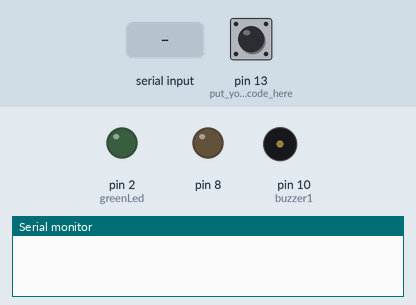
The sketch below on a simulated Arduino Uno, built with avr-gcc and run on an emulated ATmega328P. Parts: output pins drawn as LEDs (lit = HIGH), buzzer (waves = sounding, pin HIGH), the last lines printed to the serial monitor. Dashed ring = blinking. The inputs (shaded band) are chosen by the test bench; at power-on: pin 13 (put_your_setup_code_here) LOW.

Above: at 1.2 s.
1.3 s: "1" received over Serial
3.8 s: pin 13 (put_your_setup_code_here) pulled HIGH for 1 s
At 4.7 s:
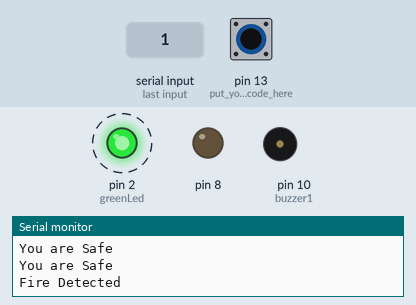
7.3 s: pin 13 (put_your_setup_code_here) pulled HIGH for 3.2 s
At 8.7 s:
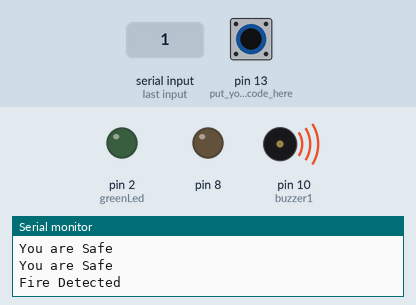
Timing chart, 0 to 12.3 s (numbered marks = the images above; inputs shaded):
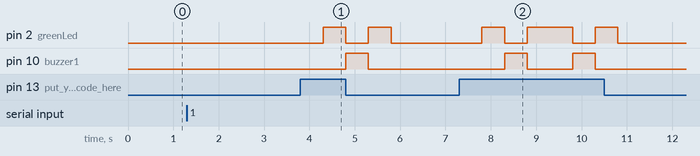

Measured:
- after the input at 3.8 s, pin 2 (greenLed): alternates HIGH for 0.50 s and LOW for 0.50 s, 4 changes in all, then stays LOW, starting after 0.50 s; pin 10 (buzzer1): LOW → HIGH after 1.0 s, → LOW 0.50 s later
- after the input at 7.3 s, pin 2 (greenLed): goes HIGH 0.50 s, LOW 0.50 s, HIGH 1.0 s, LOW 0.50 s, HIGH 0.50 s, then LOW, starting after 0.50 s; pin 10 (buzzer1): alternates HIGH for 0.50 s and LOW for 1.0 s, 4 changes in all, then stays LOW, starting after 1.0 s

The sketch:

IOT_Based_Fire_Alram_Final_Year_Project.ino
```cpp
int gasPin = 13;
#define buzzer1 10
#define greenLed 2
int gasVal=156;
String readString1="You are Safe";
String readString2="Fire Detected";
void setup() {
 Serial.begin(9600);
 pinMode(8, OUTPUT);
 pinMode(buzzer1, OUTPUT);
 pinMode(greenLed, OUTPUT);
 pinMode(13,INPUT);// put your setup code here, to run once:
 }

void loop() {
  // put your main code here, to run repeatedly:
 if(Serial.available()>0)
   {
 bool data = digitalRead(13);
//  bool data = bool(Serial.read()); // reading the data received from the bluetooth module
  switch (data) {
  case LOW:
    Serial.println(readString1);
    digitalWrite(greenLed,LOW);
    digitalWrite(buzzer1,LOW);
    delay(1000);// statements
    break;
  case HIGH:
    Serial.println(readString2);
    digitalWrite(greenLed,HIGH);
    delay(500);
    digitalWrite(greenLed,LOW);
    digitalWrite(buzzer1,HIGH);
    delay(500);
    digitalWrite(buzzer1,LOW);
    digitalWrite(greenLed,HIGH);
    delay(500);
    break;// statements
  default:
    Serial.println("Invalid INPUT");
    delay(150);// statements
    break;
}
}
}
```
